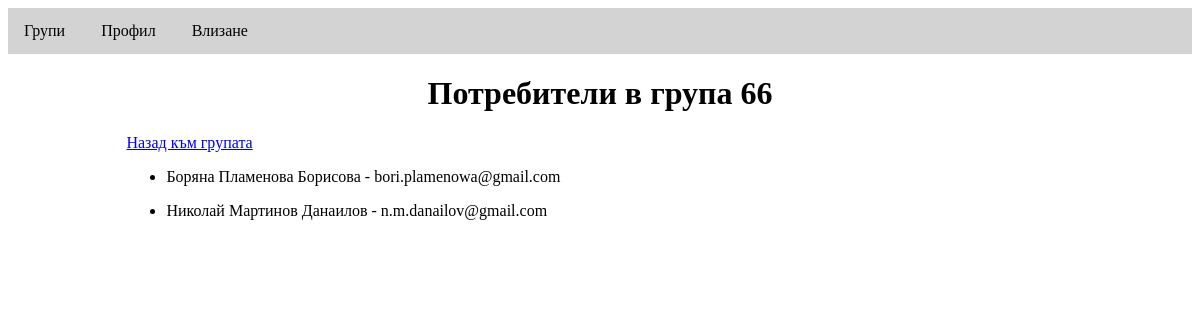
The app's page /groups/users?id=66 with its own data.
### tables this page shows
CREATE TABLE `users` (
  `id` int(11) NOT NULL,
  `email` varchar(64) NOT NULL,
  `password` varchar(128) NOT NULL,
  `name` varchar(64) NOT NULL,
  `security_level` varchar(32) NOT NULL,
  `place` varchar(64) DEFAULT NULL,
  `faculty` varchar(128) NOT NULL,
  `subject` varchar(64) NOT NULL,
  `administrative_group` int(8) NOT NULL,
  `year_graduated` year(4) NOT NULL,
  `picture` mediumtext DEFAULT NULL
);

### groups/users/index.php (the view, shortened to what this page needs)
<?php
    include('../../templates/top.php');
    $group_id = $_GET['id'];
    $conn = new_db_connection();
    $sql = "SELECT id, year, faculty FROM groups WHERE id = ?;";
    $stmt = $conn->prepare($sql);
    $stmt->execute([$group_id]);
    $group = $stmt->fetch(PDO::FETCH_ASSOC);
    if(isset($group['year'])) {
        $sql = "SELECT users.id, users.name, users.email FROM users
                JOIN groups ON users.faculty = groups.faculty
                    AND users.year_graduated = groups.year
                WHERE groups.id = ?;";
    }
    else {
        $sql = "SELECT users.id, users.name, users.email FROM users
                JOIN groups ON users.faculty = groups.faculty
                WHERE groups.id = ?;";
    }
    $stmt = $conn->prepare($sql);
    $stmt->execute([$group_id]);
    $users = $stmt->fetchALL(PDO::FETCH_ASSOC);
?>
<h1>Потребители в група <?php echo($group_id); ?></h1>
<a href="<?php echo("/groups?id=" . $group_id);?>">Назад към групата</a>
<div id="users">
    <?php foreach($users as $user): ?>
        <ul>
            <li class="user">
                <?php
                    echo($user['name'] . " - " . $user['email']);
                ?>
            </li>
        </ul>
    <?php endforeach; ?>
</div>
<?php
    include('../../templates/bottom.php');
?>

### templates/styles.css (style rules this page uses)
h1, h2 { text-align: center; }

### records on screen
users: name "Боряна Пламенова Борисова", email "bori.plamenowa@gmail.com"
users: name "Николай Мартинов Данаилов", email "n.m.danailov@gmail.com"

### other values on screen
$group_id "66"
